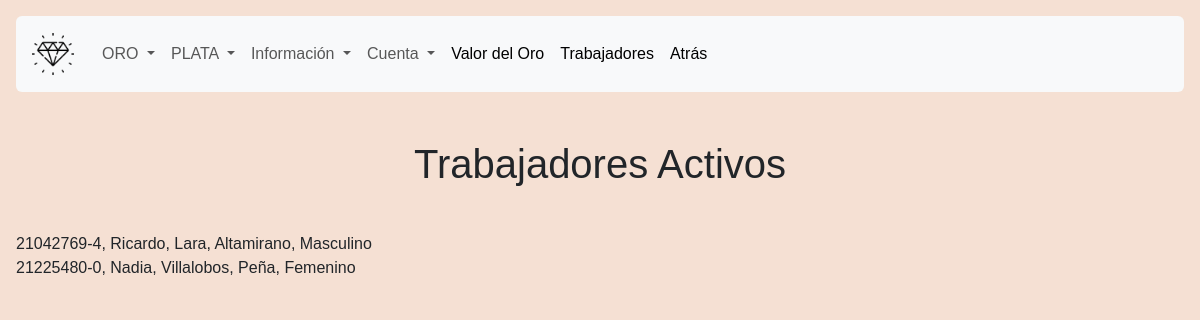
Page /tienda/index (signed in) on the earlier database version.
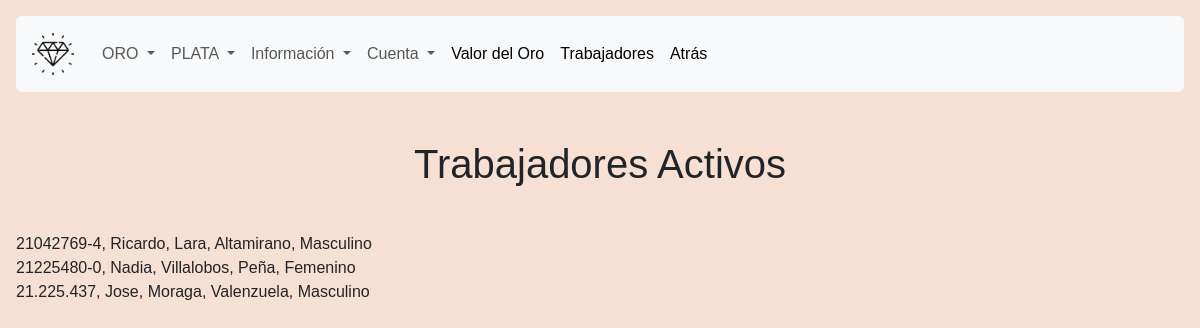
Same page on the later database version.
### tienda/models.py (models this page shows, shortened)
class Trabajador(models.Model):
    rut = models.CharField(primary_key=True, max_length=10)
    nombre = models.CharField(max_length=20)
    apellido_paterno = models.CharField(max_length=20)
    apellido_materno = models.CharField(max_length=20)
    fecha_nacimiento = models.DateField(blank=False, null=False)
    id_genero = models.ForeignKey('Genero',on_delete=models.CASCADE, db_column='idGenero')
    telefono = models.CharField(max_length=45)
    email = models.EmailField(unique=True, max_length=100, blank=True, null=True)
    direccion = models.CharField(max_length=50, blank=True, null=True)
    activo = models.IntegerField()

class Genero(models.Model):
    id_genero = models.AutoField(db_column='idGenero', primary_key=True)
    genero = models.CharField(max_length=20, blank=False, null=False)

### tienda/views.py (the view)
# urls.py: path('index',views.index, name='index'),
@login_required
def index(request):
    tienda= Trabajador.objects.all()
    context={"tienda":tienda}
    return render(request, 'tienda/index.html', context)

### tienda/templates/tienda/index.html (shortened to what this page needs)
{% load static %}
<!DOCTYPE html>
<html lang="en">
<head>
    <link href="https://cdn.jsdelivr.net/npm/bootstrap@5.3.3/dist/css/bootstrap.min.css" rel="stylesheet">
    <link rel="stylesheet" href="{% static 'trabajadores.css' %}">
    <nav class="navbar navbar-expand-lg bg-body-tertiary rounded" data-bs-theme="white">
      <div class="container-fluid">
        <a class="navbar-brand" href="principal">
          <img src="{% static 'images/joya.png' %}" alt="Logo" width="50" height="50">
        </a>
        <div class="collapse navbar-collapse" id="navbarNavDropdown">
          <ul class="navbar-nav">
            <li class="nav-item dropdown">
              <a class="nav-link dropdown-toggle" href="#" role="button" data-bs-toggle="dropdown" aria-expanded="false">
                ORO
              </a>
            </li>
            <li class="nav-item dropdown">
              <a class="nav-link dropdown-toggle" href="#" role="button" data-bs-toggle="dropdown" aria-expanded="false">
                PLATA
              </a>
            </li>
            <li class="nav-item dropdown">
              <a class="nav-link dropdown-toggle" href="#" role="button" data-bs-toggle="dropdown" aria-expanded="false">
                Información
              </a>
            </li>
            <li class="nav-item dropdown">
              <a class="nav-link dropdown-toggle" href="#" role="button" data-bs-toggle="dropdown" aria-expanded="false">
                Cuenta
              </a>
            </li>
            <li class="nav-item">
              <a class="nav-link active" aria-current="page" href="API">Valor del Oro</a>
            </li>
            <li class="nav-item">
                <a class="nav-link active" aria-current="page" href="index">Trabajadores</a>
              </li>
            <li class="nav-item">
              <a class="nav-link active" aria-current="page" href="principal">Atrás</a>
            </li>
          </ul>
        </div>
      </div>
    </nav>
</head>
<body class="p-3 m-0 border-0 bd-example m-0 border-0">
    <br>
    <br>
    <h1 style="text-align: center;">Trabajadores Activos</h1>
    <br>
    {% for trabajador in tienda %}
        {{trabajador.rut}}, {{trabajador.nombre}}, {{trabajador.apellido_paterno}},
        {{trabajador.apellido_materno}}, {{trabajador.id_genero.genero}} <br>
    {% endfor%}
</body>
</html>

Differences in the rows shown:
added Trabajador: rut "21.225.437", nombre "Jose", apellido_paterno "Moraga", apellido_materno "Valenzuela", id_genero.genero "Masculino"
